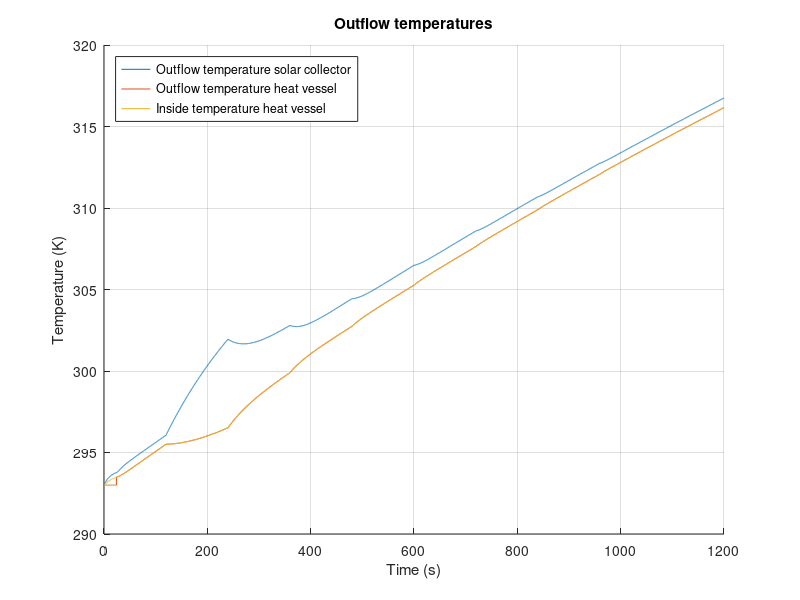

Source code (MATLAB):
%%%%%%%%%%%%%%%%%%%%%%%%%%%%%%%%%%%%%%%%%%%%
% Matlab model for Solar Collector Group 10%
%%%%%%%%%%%%%%%%%%%%%%%%%%%%%%%%%%%%%%%%%%%%
clc;
clear all;
close all;

%%

%%%%%%%%%%%
%Constants%
%%%%%%%%%%%
%Natural costants:
    sigma = 5.67*10^(-8);                       %Stefan-Boltzmann constant
    v_out = 4.5;                                %Velocity of air outside the solar collector
    v_in = 0;                                   %Velocity of air inside the solar collector 
%Emissivity
    e_Cu = 0.22;                                %Copper tube, value 0.052
    e_glass = 0.94;
    e_PVC = 0.91;                               %PVC tube
    e_foam = 0.9;                               %foam foil
    e_Al = 0.04;                                %Aluminum tape
    e_paint = 0.95;                             %Emissivity of black paint (for comparison)
    e_wood = 0.94;
    e_CuMatte = 0.22;                           %Emissivity of the copper tube after making it less reflective (for comparison)
%Thermal conductivity
    k_air = 0.026;                              %Air [W/(mK)]
    k_tempex =0.03;                             %Tempex plate [W/(mK)]
    k_Cu = 400;                                 %Copper tube [W/(mK)]
    h_out_air = 10.45 - v_out + 10*(v_out)^(1/2);
    h_in_air = 10.45 - v_in + 10*(v_in)^(1/2); %Convective heat transfer of air
    h_air = 2.5;
    k_wood = 0.12;
    k_glass = 0.96;
    k_Po = 0.13;                                %Polyurethane tube [W/(m*K)]
    k_PVC = 0.19;                               %PVC thermal conduc [W/(mK)]
    k_foil = 0.04;                              %Polyethylene foam foil [W/(mK)]
%Specific heat
    c_water = 4186;                             %Specific heat water [J/kgK]
    c_Cu = 386;                                 %Specific heat copper [J/kgK]
    c_Al = 922;                                 %Specific heat aluminium[J/kgK]
    c_air = 1007;                               %Specific heat air[J/kgK]
%Measurements
    D_Cu = 0.012;                               %Diameter of the copper tube [m]
    D_PolyTube = 0.008;                         %Diameter of the polyurathane pump tubes [m]
    R_Cu1 = 0.005;                              %Inner radius of the copper tube [m]
    R_Cu2 = 0.006;                              %Outer radius of  the copper tube [m]
    V_air = 0.04911;                            %Volume of the air in the solar collector [m^3]
    V_Al = 8.96*10^(-5);                        %Total volume of the aluminum tape
    L_Cu_SC = 6.63;                             %Length of the copper tube in the solar collector [m]
    L_CuTube = 6.630;                           %Total length of tube that's exposed to the air [m]
    L_PolyTube1 = 3;                            %Total length of polyurathane pump tube 1 [m]
    L_PolyTube2 = 3;                            %Total length of polyurathane pump tube 2 [m]
    L_Tube_HV = 0.71;
    R_PVC2 = 0.0268;
    dx = 0.05;                                  %Thickness of the pinewood frame
%Measurements Heat storage vessel
    D_pvc = 0.050;                              %Diameter PVC tube [m]
    R_pvcThick = 0.0018;                        %PVC wall thickness
    R_pvc1 = (D_pvc/2) - R_pvcThick;            %Inner Radius PVC tube [m]
    R_pvc2 = (D_pvc/2);                         %Outer Radius PVC tube [m]
    N_insLayers = 6;                            %Number of insulating polyethylene foam foil layers [m]
    R_polyFoil = N_insLayers * 0.003;           %Radius thickness polyethylene foam foil [m]
    L_pvc = 0.71;                               %PVC length [m]
    A_HV = 2*pi*(R_pvc2+R_polyFoil)*L_pvc;      %Surface area Heat storage vessel
%Measurements for in- and outlet connectors
    D_Po = 0.012;                               %Diameter of the polyurethane tube [m]
    R_Po1 = 0.004;                              %Inner radius of the polyurethane tube [m]
    R_Po2 = 0.006;                              %Outer radius of the polyurethane tube [m]
    L_Tube_HV_to_SC = 3;                        %Estimated length of tube that goes from the heat storage vessel to the solar collector [m]
    L_Tube_SC_to_HV = 3;                        %Estimated length of tube that goes from the solar collector to the heat storage vessel[m]]
%Areas
    A_RadCu = 4*D_Cu*1.4+3*0.5*0.25*pi*(0.0898^2-0.0778^2)+2*0.012*0.15; %Sunlit area of the copper tube
    A_RadAl = 0.670*1.4 - 4*0.012*1.4;          %Sunlit area of the aluminum troughs
    A_AirCu = 1.4*pi*D_Cu + 3*4.9594762*10^(-3) + 0.05*pi*D_Cu + 2*0.1*pi*D_Cu; %Area of the copper tube that's exposed to the air
    A_AirTape = 0.31;                           %Area of the aluminum tape that is exposed to the air
    A_AirSS = 2*(1.64*0.67)+2*(0.67*0.065)+2*(0.065*1.72); %Area of solar collector that is exposed to the air
    A_frame = 2*(0.67*0.065)+2*(0.065*1.72); %Area of sides touching pinewood
    A_vessel = 2*pi*(R_PVC2)^2 + L_Tube_HV*2*pi*R_PVC2;
%Intensity
    I_sun = 1000;                               %Intensity of the artificial sun [W/m^2]
%Temperatures
    T_sur = 293;                                %Temperature of the surroundings [K]
    T_in = 293;                                 %Temperature of the incoming water [K]
%Density
    rho_w = 1000;                               %Density of water [kg/m^3]
    rho_Cu = 8.3*10^3;                          %Density of copper [kg/m^3]
    rho_air = 1.29;                             %Density of air [kg/m^3]
    rho_Al = 2.70*10^3;                         %Density of aluminum [kg/m^3]
%Variables
    t_end = 20*60;                              %End time [s]
    t_step = 0.1;                               %Step size, do not change [s]
    flowrate = 3.0;                             %Value between 0.1-3.0 [L/min]

%%

%%%%%%%%%%%%%%
%Calculations%
%%%%%%%%%%%%%%

%Intensity after passing through the glass:
I_glass = 970; %Don't know yet, can't figure it out. Internet says around 2-4% is absorbed

dQdt_RadAl = (1-e_Al)*A_RadAl*I_glass;                                      %Energy that is reflected by the aluminum tape [W]
dQdt_RadAl_in = (e_Al)*A_RadAl*I_glass;                                     %Energy that is absorbed by the aluminum tape [W]
dQdt_RadCu = e_Cu*A_RadCu*I_glass + e_Cu*dQdt_RadAl;                        %Energy that is absorbed by the copper tube due to radiation [W]

Steps = t_end/t_step;                                                       %Amount of steps

%%HEAT VESSEL%%
T_HV_table = zeros(3,Steps+1);                                              %Empty vector for T_HV_table. Row 1: time t. Row 2: T_HV_table. Row 3: dQdt_SC_total.
T_HV_table(1,:) = 0:t_step:t_end;
T_HV_out=T_in;                                                              %Beginning temperature of water in the heat vessel
m_SC_water = 0.512;                                                          %Max volume of water in the solar collector
m_HV_water = 1.2;                                                          %Max volume of water in the heat vessel 
m_out_tube =1/4*pi*((D_Po -2*0.002)^2)*L_Tube_HV_to_SC ;                   %Max volume of water in the outlettubing 

%%Tube Heat vessel --> Solar Collector%%
m_PolyTube1_water = (1/4)*pi*D_PolyTube^2*L_PolyTube1*rho_w;                %Maximum amount of water in the tube [kg]
T_SC_in = T_in;                                                             %Starting temperature [K]

%%SOLAR COLLECTOR%%
T_SC_table = zeros(3,Steps+1);                                              %Empty vector for T_SC_table. Row 1: time t. Row 2: T_SC_table. Row 3: dQdt_SC_total.
T_SC_table(1,:) = 0:t_step:t_end;
T_SC_out=T_in;                                                              %Beginning temperature of water in the solar collector
%SC glass plate calculations
d_glass = 0.004;                                                            %Thickness of the glass plate [m]
A_glass = 0.67*(1.640+0.080);                                               %Area of the glass plate [m]
k_glass = 0.78;                                                             %Thermal conductivity of the glass plate [J/s mK]

%%Tube Solar Collector --> Heat vessel%%
m_PolyTube2_water = (1/4)*pi*D_PolyTube^2*L_PolyTube2*rho_w;                %Maximum amount of water in the tube [kg]
T_HV_in = T_in;                                                             %Starting temperature [K]

%%General%%
m_flow = (flowrate/60/1000)*rho_w*t_step;                                   %Mass of water inflow from pump during t_step
m_Cu = (L_Cu_SC*pi*R_Cu2^2 - L_Cu_SC*pi*R_Cu1^2)*rho_Cu;                    %Mass of the copper tube in the solar collector
m_air = rho_air*V_air;                                                      %Mass of the air in the solar collector
m_Al = rho_Al*V_Al;                                                         %Total mass of the aluminum tape
T_air = T_in;                                                               %Starting temperature of the air [K]
T_Al = T_in;                                                                %Starting temperature of the aluminum tape [K]
%Thermocline start values
m_HV_new = 0;
m_HV_old = m_HV_water;
T_HV_inside = T_in;
%%
for t=0:t_step:t_end
    %%Variable flowrate
    if (120<t && t<1080)
           xStart = 0.2;
           dx = 0.4;
           N = 8;
           pump = xStart + (0:N-1)*dx;
           flowrate = pump(round((t-60)/120));
           m_flow = (flowrate/60/1000)*rho_w*t_step;
    elseif (1080<t && t<1200)
           flowrate = 3;
           m_flow = (flowrate/60/1000)*rho_w*t_step;
    end
    %%
    %%%%%%%%%%%%%%%%%%%%%%%%%%%%%%%%%%%%%%%%
    %       Equations for the vessel       %
    %%%%%%%%%%%%%%%%%%%%%%%%%%%%%%%%%%%%%%%%
    %%%%Thermocline effect 
    if (m_HV_new < m_HV_water)                                              % Cold region thermocline provides outlfow HV
        m_HV_new = m_HV_new + m_flow;
        T_HV_inside = (m_flow*T_HV_in + T_HV_inside*m_HV_new)/(m_HV_new + m_flow);
        
        m_hv_frac = m_HV_new / m_HV_water;                                  %Fraction of how full the HV is with 'hot water' compared to total capacity, used for fractional heat loss HV
        
        m_HV_old = m_HV_old - m_flow;
        T_HV_out = T_HV_out;
    else                                                                    %Thermocline when cold water has been dispersed
        T_HV_inside = (m_flow*T_HV_in + T_HV_inside*m_HV_new)/(m_HV_new + m_flow);
        m_hv_frac = 1;                                                      %Fraction of cold water to hot water is 1, used for heat losses in HV
        T_HV_out = T_HV_inside;
    end
    
    %%%%%Insulation heat loss 
    R_HV_ins_PVC = R_pvc1/(k_PVC*(2*pi*R_pvc2*L_pvc));
    R_HV_ins_Cond =  (log((R_pvc2 + R_polyFoil)/R_pvc2)) / (k_foil*A_HV);   %Thermal resitance of conduction through poly foam foil [K/W]
    R_HV_ins_Conv = 1 / (h_air*A_HV);                                       %Thermal resitance of convection outside poly foam foil [K/W]
    HL_RadOut_PVC = e_PVC * sigma * A_vessel * (T_HV_inside^4 - T_sur^4);      %Heat loss due to radiation PVC
    HL_RadOut_foam = e_foam * sigma * A_vessel * (T_HV_inside^4 - T_sur^4);    %Heat loss due to radiation foam foil
    R_HV_ins_total = R_HV_ins_PVC + R_HV_ins_Cond + R_HV_ins_Conv;          %Total thermal resistance in series
    dQdt_HV_insulation = m_hv_frac*(-((T_HV_inside - T_sur ) / R_HV_ins_total)-HL_RadOut_PVC-HL_RadOut_foam);   %Total heat flow through insulation multiplied with fraction hot water
    
    %%%%%End caps heat loss
    R_HV_cap_Conv = 1 /h_air*pi*(R_pvc2+R_pvcThick).^2;                     %Thermal resistance due to convection on end caps
    R_HV_cap1 = R_pvcThick / (k_PVC * (pi*R_pvc2).^2);
    R_HV_cap2 = R_HV_cap1;                                                  %Thermal resistance same as upper end cap as the temperature in the heat storage vessel is homogeneous
    if m_hv_frac == 1                                                       %If heatvessel is full of hot water, heat loss from both end caps is presumed
        R_HV_caps_total = R_HV_cap1 + R_HV_cap2 + 2*R_HV_cap_Conv;
        dQdt_HV_caps = -((T_HV_inside - T_sur ) / R_HV_caps_total);
    else
        R_HV_caps_total = R_HV_cap1 + R_HV_cap_Conv;                        % if heatvessel is not yet full of hot water, heat loss from only top end-cap (only 1 end-cap) is presumed
        dQdt_HV_caps = -((T_HV_inside - T_sur ) / R_HV_caps_total);
    end
    
    %%%%Total heat flow
    dQdt_HV_total = dQdt_HV_insulation + dQdt_HV_caps;                      %Total heat flow storage vessel
    %%%Calclate internal temperature
    delta_T = (dQdt_HV_total*t_step/(m_HV_water*c_water));
    T_HV_inside = T_HV_inside+delta_T;
    
    %%%Log HV data for plotting
    Column = round((1/t_step)*t+1);
    T_HV_table(2,Column)=T_HV_out;                                          %Assign value for T_HV_out to the right space
    T_HV_table(3,Column)=dQdt_HV_total;                                     %Assign value for dQdt_HV_total to the right space
    T_HV_table(4,Column)=T_HV_inside;                                       %Assign value for inside temperature heat vessel
    
    %%
    %%%%%%%%%%%%%%%%%%%%%%%%%%%%%%%%%%%%%%%%
    %Tube 1 Heat vessel --> Solar collector%
    %%%%%%%%%%%%%%%%%%%%%%%%%%%%%%%%%%%%%%%%
    m_PolyTube1_old = m_PolyTube1_water - m_flow;                           %Mass of water from t-t_step
    m_PolyTube1_new = m_flow;                                               %Mass of water added to the heat vessel during t_step
    T_SC_in = (m_PolyTube1_old*T_SC_in + m_PolyTube1_new*T_HV_out)/(m_PolyTube1_old+m_PolyTube1_new); %Calculating the average temperature in the heat vessel, taking into account the inflow from the solar heater   
    
    R_tube_out_Cond =  (log(R_Po2 /R_Po1)) / ((2*pi*k_Po*L_Tube_HV_to_SC ));    %Thermal resitance of conduction outlet tubing [K/W]
    R_tube_out_Conv = 1 / (h_air*(2*pi*R_Po2)*L_Tube_HV_to_SC) ;                %Thermal resitance of convection outlet tubing [K/W]
    R_tube_out_total = R_tube_out_Cond + R_tube_out_Conv;                       %Total thermal resistance in series
    
    %%%%Total flow
    dQdt_PolyTube1_total = -((T_HV_out - T_sur ) / R_tube_out_total);            %Heat loss of conduction outlet tubing [W]
   
    delta_T = (dQdt_PolyTube1_total*t_step/(m_PolyTube1_water*c_water));
    T_SC_in = T_SC_in+delta_T;
    
    %%
    %%%%%%%%%%%%%%%%%%%%%%%%%%%%%%%%%%%%%%%%
    %  Equations for the solar collector   %
    %%%%%%%%%%%%%%%%%%%%%%%%%%%%%%%%%%%%%%%%
    m_SC_old = m_SC_water - m_flow;                                         %Mass of water from t-t_step
    m_SC_new = m_flow;                                                      %Mass of water added to the solar collector during t_step
    T_SC_out = (m_SC_old*c_water*T_SC_out + m_Cu*c_Cu*T_SC_out + m_SC_new*c_water*T_SC_in)/(m_SC_old*c_water + m_Cu*c_Cu + m_SC_new*c_water);

    dQdt_CondOut = 0;
    dQdt_RadOut = e_Cu*sigma*A_AirCu*(T_SC_out^4 - T_air^4);                    %Heat loss due to radiation
%   dQdt_CondOut = 2*pi*k_Cu*L_CuTube*((T_SC_out-T_air)/(log(R_Cu2/R_Cu1)));    %Heat loss due to conduction in the copper tube
    dQdt_Cu_conv = h_air*A_AirCu*(T_SC_out-T_air);                              %Heat loss due to convection
  
    dQdt_SC_total = dQdt_RadCu - dQdt_RadOut - dQdt_CondOut - dQdt_Cu_conv;     %Total energy
    
    delta_T = (dQdt_SC_total*t_step)/(m_SC_water*c_water + m_Cu*c_Cu);
    T_SC_out=T_SC_out+delta_T;
    
    Column = round((1/t_step)*t+1);
    T_SC_table(2,Column)=T_SC_out;                                          %Assign value for T to the right space
    T_SC_table(3,Column)=delta_T;                                           %Assign value for T to the right space
    
    %%
    %%%%%%%%%%%%%%%%%%%%%%%%%%%%%%%%%%%%%%%%
    %Tube 2 Solar collector --> Heat vessel%
    %%%%%%%%%%%%%%%%%%%%%%%%%%%%%%%%%%%%%%%%
    m_PolyTube2_old = m_PolyTube1_water - m_flow;                           %Mass of water from t-t_step
    m_PolyTube2_new = m_flow;                                               %Mass of water added to the heat vessel during t_step
   
    T_HV_in = (m_PolyTube2_old*T_HV_in + m_HV_new*T_SC_out)/(m_PolyTube2_old+m_HV_new); %Calculating the average temperature in the heat vessel, taking into account the inflow from the solar heater   
    
    R_tube_in_Cond =  (log(R_Po2 /R_Po1)) / ((2*pi*k_Po*L_Tube_SC_to_HV )); %Thermal resitance of conduction inlet tubing [K/W]
    R_tube_in_Conv = 1 / (h_air*(2*pi*R_Po2)*L_Tube_SC_to_HV) ;             %Thermal resitance of convection inlet tubing [K/W]
    R_tube_in_total = R_tube_in_Cond + R_tube_in_Conv;                      %Total thermal resistance in series
    
    %%%%Total flow
    dQdt_PolyTube2_total = -((T_HV_in - T_sur ) / R_tube_in_total);  

    delta_T = (dQdt_PolyTube2_total*t_step/(m_PolyTube2_water*c_water));
    T_HV_in = T_HV_in+delta_T;
    
    %%
    %%%%%%%%%%%%%%%%%%%%%%%%%%%%%%%%%%%%%%%%
    %            Air Temperature           %
    %%%%%%%%%%%%%%%%%%%%%%%%%%%%%%%%%%%%%%%%
    %To calculate dQdt_air_total, first the temperature of the aluminum tape has to be determined:
    dQdt_Al_conv = h_air*A_AirTape*(T_Al-T_air);
    dQdt_Al_total = dQdt_RadAl_in - dQdt_Al_conv;
    
    if (T_Al < 353)
        delta_T = (dQdt_Al_total*t_step)/(m_Al*c_Al);
    else
        delta_T = 0;
    end
    
    T_Al = T_Al + delta_T;
    
    %Air temperature:
    dQdt_CondEnv = -(k_wood * A_frame * (T_air - T_sur))/dx;                %Heat loss to the environment through the wood by conduction
    dQdt_CondGlass = -(k_glass*A_glass*(T_air - T_sur))/d_glass;            %Heat loss to the environment through the glass by conduction
    dQdt_air_total = dQdt_Al_conv + dQdt_CondEnv + dQdt_CondGlass + dQdt_CondOut;
    
    delta_T = (dQdt_air_total*t_step)/(m_air*c_air);
    T_air = T_air + delta_T;
    
end
%%
%%%%%%%%%%
%Plotting%
%%%%%%%%%%

t_var=T_SC_table(1,:);          %Time variable
T_SC_var=T_SC_table(2,:);       %Outflow temperature solar collector
T_HV_var=T_HV_table(2,:);       %Outflow temperature heat vessel
T_HV_inside = T_HV_table(4,:);  %Inside temperature heat vessel

hold on
grid on

plot(t_var,T_SC_var);
plot(t_var,T_HV_var);
plot(t_var,T_HV_inside);
ylabel('Temperature (K)')

legend({'Outflow temperature solar collector','Outflow temperature heat vessel','Inside temperature heat vessel'}, 'Location','northwest')

xlim([0 t_end]);
xlabel('Time (s)')
title('Outflow temperatures')
